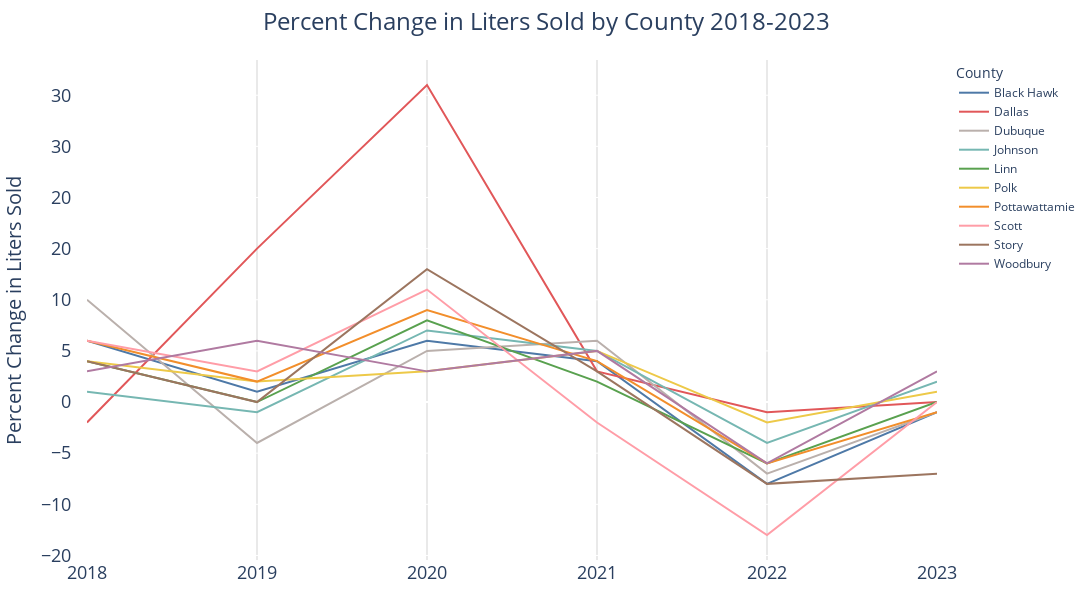

The cell this chart's notebook holds for it:
### Markdown cell above
Dallas county had a 31 percent change from 2019 to 2020. Scott, Story and Dallas each had two dramatic year to year changes

### Code cell
fig = px.line(
    filtered_perc_change_df,
    x='year',
    y='percent_change_year',
    orientation='h',  # Horizontal bar chart
    color='county',  # Assign colors based on 'county' field
    color_discrete_map=county_colors,  # Apply custom colors
    labels={'liters_sold': 'Liters Sold ', 'county': 'County ', 'year': 'Year ', 'percent_change_year': 'Percent Change per Year '},  # Custom labels
    height=600 ,
    width = 1100
)

# Update layout
fig.update_layout(
    xaxis=dict(
        title=None,
        tickfont=dict(size=18),
        showgrid = True,
        gridcolor = 'LightGrey'
    ), 
    
    yaxis=dict(
        title='Percent Change in Liters Sold',
        tickfont=dict(size=18),
        title_font = dict(size = 20),
        ticksuffix = '   ', #used to create pad between ytick labels and chart
        tickformat=".0s" # No decimal places, use SI notation
    ),
    
    title=dict(
        text = "Percent Change in Liters Sold by County 2018-2023",
        x = .5,
        xanchor = 'center',
        font_size = 24
     ),

    showlegend=True, 
    plot_bgcolor='rgba(0,0,0,0)',  # Transparent background for the plot area
    margin=dict(l=40, r=40, t=60, b=40)#,  # Left, Right, Top, Bottom margins
    
)

fig.show()

### Figure 1 — Plotly figure (JSON) as saved in the notebook; plotly's stock layout.template omitted (floating-point values rounded to 4 significant figures)
{"data": [{"hovertemplate": "County =Black Hawk<br>Year =%{x}<br>Percent Change per Year =%{y}<extra></extra>", "legendgroup": "Black Hawk", "line": {"color": "#4e79a7", "dash": "solid"}, "marker": {"symbol": "circle"}, "mode": "lines", "name": "Black Hawk", "orientation": "h", "showlegend": true, "type": "scatter", "x": [2018, 2019, 2020, 2021, 2022, 2023], "xaxis": "x", "y": [6, 1, 6, 4, -8, -1], "yaxis": "y"}, {"hovertemplate": "County =Dallas<br>Year =%{x}<br>Percent Change per Year =%{y}<extra></extra>", "legendgroup": "Dallas", "line": {"color": "#e15759", "dash": "solid"}, "marker": {"symbol": "circle"}, "mode": "lines", "name": "Dallas", "orientation": "h", "showlegend": true, "type": "scatter", "x": [2018, 2019, 2020, 2021, 2022, 2023], "xaxis": "x", "y": [-2, 15, 31, 3, -1, 0], "yaxis": "y"}, {"hovertemplate": "County =Dubuque<br>Year =%{x}<br>Percent Change per Year =%{y}<extra></extra>", "legendgroup": "Dubuque", "line": {"color": "#bab0ac", "dash": "solid"}, "marker": {"symbol": "circle"}, "mode": "lines", "name": "Dubuque", "orientation": "h", "showlegend": true, "type": "scatter", "x": [2018, 2019, 2020, 2021, 2022, 2023], "xaxis": "x", "y": [10, -4, 5, 6, -7, -1], "yaxis": "y"}, {"hovertemplate": "County =Johnson<br>Year =%{x}<br>Percent Change per Year =%{y}<extra></extra>", "legendgroup": "Johnson", "line": {"color": "#76b7b2", "dash": "solid"}, "marker": {"symbol": "circle"}, "mode": "lines", "name": "Johnson", "orientation": "h", "showlegend": true, "type": "scatter", "x": [2018, 2019, 2020, 2021, 2022, 2023], "xaxis": "x", "y": [1, -1, 7, 5, -4, 2], "yaxis": "y"}, {"hovertemplate": "County =Linn<br>Year =%{x}<br>Percent Change per Year =%{y}<extra></extra>", "legendgroup": "Linn", "line": {"color": "#59a14f", "dash": "solid"}, "marker": {"symbol": "circle"}, "mode": "lines", "name": "Linn", "orientation": "h", "showlegend": true, "type": "scatter", "x": [2018, 2019, 2020, 2021, 2022, 2023], "xaxis": "x", "y": [4, 0, 8, 2, -6, 0], "yaxis": "y"}, {"hovertemplate": "County =Polk<br>Year =%{x}<br>Percent Change per Year =%{y}<extra></extra>", "legendgroup": "Polk", "line": {"color": "#edc948", "dash": "solid"}, "marker": {"symbol": "circle"}, "mode": "lines", "name": "Polk", "orientation": "h", "showlegend": true, "type": "scatter", "x": [2018, 2019, 2020, 2021, 2022, 2023], "xaxis": "x", "y": [4, 2, 3, 5, -2, 1], "yaxis": "y"}, {"hovertemplate": "County =Pottawattamie<br>Year =%{x}<br>Percent Change per Year =%{y}<extra></extra>", "legendgroup": "Pottawattamie", "line": {"color": "#f28e2b", "dash": "solid"}, "marker": {"symbol": "circle"}, "mode": "lines", "name": "Pottawattamie", "orientation": "h", "showlegend": true, "type": "scatter", "x": [2018, 2019, 2020, 2021, 2022, 2023], "xaxis": "x", "y": [6, 2, 9, 4, -6, -1], "yaxis": "y"}, {"hovertemplate": "County =Scott<br>Year =%{x}<br>Percent Change per Year =%{y}<extra></extra>", "legendgroup": "Scott", "line": {"color": "#ff9da7", "dash": "solid"}, "marker": {"symbol": "circle"}, "mode": "lines", "name": "Scott", "orientation": "h", "showlegend": true, "type": "scatter", "x": [2018, 2019, 2020, 2021, 2022, 2023], "xaxis": "x", "y": [6, 3, 11, -2, -13, 0], "yaxis": "y"}, {"hovertemplate": "County =Story<br>Year =%{x}<br>Percent Change per Year =%{y}<extra></extra>", "legendgroup": "Story", "line": {"color": "#9c755f", "dash": "solid"}, "marker": {"symbol": "circle"}, "mode": "lines", "name": "Story", "orientation": "h", "showlegend": true, "type": "scatter", "x": [2018, 2019, 2020, 2021, 2022, 2023], "xaxis": "x", "y": [4, 0, 13, 3, -8, -7], "yaxis": "y"}, {"hovertemplate": "County =Woodbury<br>Year =%{x}<br>Percent Change per Year =%{y}<extra></extra>", "legendgroup": "Woodbury", "line": {"color": "#b07aa1", "dash": "solid"}, "marker": {"symbol": "circle"}, "mode": "lines", "name": "Woodbury", "orientation": "h", "showlegend": true, "type": "scatter", "x": [2018, 2019, 2020, 2021, 2022, 2023], "xaxis": "x", "y": [3, 6, 3, 5, -6, 3], "yaxis": "y"}], "layout": {"height": 600, "legend": {"title": {"text": "County "}, "tracegroupgap": 0}, "margin": {"b": 40, "l": 40, "r": 40, "t": 60}, "plot_bgcolor": "rgba(0, 0, 0, 0)", "showlegend": true, "title": {"font": {"size": 24}, "text": "Percent Change in Liters Sold by County 2018-2023", "x": 0.5, "xanchor": "center"}, "width": 1100, "xaxis": {"anchor": "y", "autorange": true, "domain": [0, 1], "gridcolor": "LightGrey", "range": [2018, 2023], "showgrid": true, "tickfont": {"size": 18}, "title": {}, "type": "linear"}, "yaxis": {"anchor": "x", "autorange": true, "domain": [0, 1], "range": [-15.44, 33.44], "tickfont": {"size": 18}, "tickformat": ".0s", "ticksuffix": "   ", "title": {"font": {"size": 20}, "text": "Percent Change in Liters Sold"}, "type": "linear"}}}
